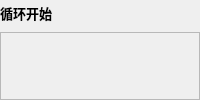
         <widget class="QWidget" name="pageLoopStart">
          <layout class="QVBoxLayout" name="verticalLayout_10">
           <property name="leftMargin">
            <number>0</number>
           </property>
           <property name="topMargin">
            <number>0</number>
           </property>
           <property name="rightMargin">
            <number>0</number>
           </property>
           <property name="bottomMargin">
            <number>0</number>
           </property>
           <item>
            <layout class="QHBoxLayout" name="horizontalLayout_11" stretch="1,0">
             <item>
              <widget class="QLabel" name="labelLoopStart">
               <property name="minimumSize">
                <size>
                 <width>0</width>
                 <height>25</height>
                </size>
               </property>
               <property name="font">
                <font>
                 <pointsize>10</pointsize>
                 <weight>75</weight>
                 <bold>true</bold>
                </font>
               </property>
               <property name="text">
                <string>循环开始</string>
               </property>
              </widget>
             </item>
             <item>
              <widget class="QPushButton" name="buttonSave_1">
               <property name="sizePolicy">
                <sizepolicy hsizetype="Fixed" vsizetype="Fixed">
                 <horstretch>0</horstretch>
                 <verstretch>0</verstretch>
                </sizepolicy>
               </property>
               <property name="minimumSize">
                <size>
                 <width>40</width>
                 <height>26</height>
                </size>
               </property>
               <property name="icon">
                <iconset resource="../PCS.qrc">
                 <normaloff>:/images/pngs/common_save.png</normaloff>:/images/pngs/common_save.png</iconset>
               </property>
               <property name="iconSize">
                <size>
                 <width>20</width>
                 <height>20</height>
                </size>
               </property>
               <property name="flat">
                <bool>true</bool>
               </property>
              </widget>
             </item>
            </layout>
           </item>
           <item>
            <widget class="QFrame" name="frame_11">
             <property name="frameShape">
              <enum>QFrame::StyledPanel</enum>
             </property>
             <layout class="QGridLayout" name="gridLayout_4">
              <item row="2" column="0">
               <spacer name="verticalSpacer_11">
                <property name="orientation">
                 <enum>Qt::Vertical</enum>
                </property>
                <property name="sizeHint" stdset="0">
                 <size>
                  <width>20</width>
                  <height>40</height>
                 </size>
                </property>
               </spacer>
              </item>
             </layout>
            </widget>
           </item>
          </layout>
         </widget>
